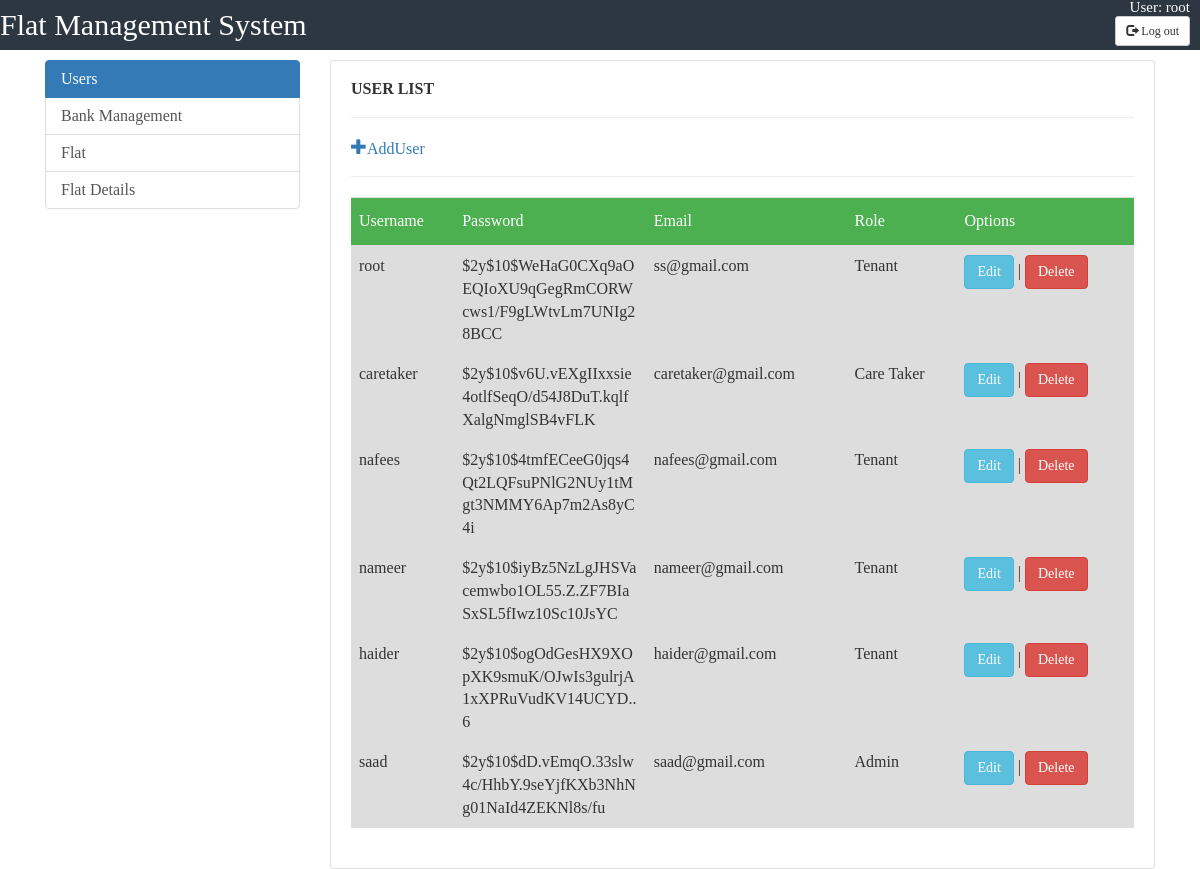
The page /admin/admin.php (signed in) on the database its author committed.
### tables this page shows
CREATE TABLE `users` (
  `id` int(25) NOT NULL,
  `username` varchar(100) NOT NULL,
  `password` varchar(100) NOT NULL,
  `email` varchar(100) NOT NULL,
  `name` varchar(100) NOT NULL,
  `nid` varchar(100) NOT NULL,
  `family_members` int(10) NOT NULL DEFAULT '1',
  `flat_no` varchar(100) NOT NULL,
  `phone` char(11) NOT NULL,
  `address` varchar(1000) NOT NULL,
  `user_level` int(1) NOT NULL DEFAULT '0'
);

### admin/admin.php (the view, shortened to what this page needs)
<?php
include_once("../includes/db.php");
$result = mysqli_query($con, "SELECT * FROM users ORDER BY id DESC");
?>
<!doctype html>
<html>
<head>
	<link href="//maxcdn.bootstrapcdn.com/bootstrap/4.1.1/css/bootstrap.min.css" rel="stylesheet" id="bootstrap-css">
	<link rel="stylesheet" href="../css/table.css">
	<link rel="stylesheet" href="https://maxcdn.bootstrapcdn.com/bootstrap/3.3.7/css/bootstrap.min.css">
	<link rel="stylesheet" href="../css/user.css">
</head>
<body>
	<div class="header">
		<div class="logo">
			<ul>
				<li id="logo">Flat Management System</li>
				<li id="user">User:
					<?php echo $_SESSION['u_id'];?>
				</li><br>
				<form action="admin.php" method="post">
				<li id="button"><button  name="logout" type="submit" class="btn btn-default btn-sm">
          <span class="glyphicon glyphicon-log-out"></span> Log out
        </button>
				</li>
				</form>
			</ul>
		</div>
	</div>
	<div class="container">
		<div class="row">
			<div class="col-md-3">
				<div class="list-group ">
					<a href="#" class="list-group-item list-group-item-action active">Users</a>
					<a href="../bank/accounts.php" class="list-group-item list-group-item-action">Bank Management</a>
					<a href="flat_add_edit.php" class="list-group-item list-group-item-action">Flat</a>
					<a href="Flat_details.php" class="list-group-item list-group-item-action">Flat Details</a>
				</div>
			</div>
			<div class="col-md-9">
				<div class="card">
					<div class="card-body">
						<div class="row">
							<div class="col-md-12">
								<h4 style="text-transform: uppercase; font-weight: bold;">User List</h4>
								<hr>
								<a href="add_user.php" class="glyphicon glyphicon-plus"
>AddUser</a><br/>
								<hr>
							</div>
						</div>
						<div class="row">
							<div class="col-md-12">
								<form action="admin.php">
									<div class="table-responsive">
										<table class="table" id="users">
											<tbody>
												<thead>
													<th>Username</th>
													<th>Password</th>
													<th>Email</th>
													<th>Role</th>
													<th>Options</th>
												</thead>
												 <?php
        while($res = mysqli_fetch_array($result)) {
            echo "<tr>";
            echo "<td>".$res['username']."</td>";
            echo "<td style='max-width: 150px;word-wrap: break-word;'>".$res['password']."</td>";
            echo "<td>".$res['email']."</td>";
            if($res['user_level']==1)
			{
				echo "<td>"."Care Taker"."</td>";
			}else if($res['user_level']==2)
			{
				echo "<td>"."Landlord"."</td>";
			}else if($res['user_level']==3)
			{
				echo "<td>"."Admin"."</td>";
			}else if($res['user_level']==4)
			{
				echo "<td>"."Tenant"."</td>";
			}else
			{
				echo "<td>"."None"."</td>";
			}
			echo "<td><a href=\"user_edit.php?id=$res[id]\" ><button type='button' class='btn btn-info'>Edit</button></a> | <a href=\"delete_user.php?id=$res[id]\" onClick=\"return confirm('Are you sure you want to delete?')\"><button type='button' class='btn btn-danger'>Delete</button></a></td>";
        }
        ?>
											</tbody>
										</table>
									</div>
								</form>
							</div>
						</div>
					</div>
				</div>
			</div>
		</div>
	</div>
</body>
</html>

### css/table.css (style rules this page uses)
html,body,div,span,applet,object,iframe,h1,h2,h3,h4,h5,h6,p,blockquote,pre,a,abbr,acronym,address,big,cite,code,del,dfn,em,img,ins,kbd,q,s,samp,small,strike,strong,sub,sup,tt,var,b,u,i,center,dl,dt,dd,ol,ul,li,fieldset,form,label,legend,table,caption,tbody,tfoot,thead,tr,th,td,article,aside,canvas,details,embed,figure,figcaption,footer,header,hgroup,menu,nav,output,ruby,section,summary,time,mark,audio,video { margin: 0; padding: 0; border: 0; font-size: 100%; font: inherit; vertical-align: baseline; }
body { line-height: 1; }
ol,ul { list-style: none; }
table { border-collapse: collapse; border-spacing: 0; }
#users,#books tr:nth-child(even) { background-color: #f2f2f2; }
#users,#books tr:hover { background-color: #ddd; }
#users th { padding-top: 12px; padding-bottom: 12px; text-align: left; background-color: #4CAF50; color: white; }

### css/user.css (style rules this page uses)
html,body,div,span,applet,object,iframe,h1,h2,h3,h4,h5,h6,p,blockquote,pre,a,abbr,acronym,address,big,cite,code,del,dfn,em,img,ins,kbd,q,s,samp,small,strike,strong,sub,sup,tt,var,b,u,i,center,dl,dt,dd,ol,ul,li,fieldset,form,label,legend,table,caption,tbody,tfoot,thead,tr,th,td,article,aside,canvas,details,embed,figure,figcaption,footer,header,hgroup,menu,nav,output,ruby,section,summary,time,mark,audio,video { margin: 0; padding: 0; border: 0; font-size: 100%; font: inherit; vertical-align: baseline; }
body { line-height: 1; }
ol,ul { list-style: none; }
table { border-collapse: collapse; border-spacing: 0; }
.header { height:50px; background-color: #2c3742; margin-bottom: 10px; }
.header ul { text-decoration: none; color: white; }
.header ul li { float:left; }
#logo { font-size:30px; margin:0px; padding:10px 0px; color:#fff; }
#user,#button { float:right; margin-right: 10px; font-size: 15px; }

### rows shown on the page
users: username "root", password "$2y$10$WeHaG0CXq9aOEQIoXU9qGegRmCORWcws1/F9gLWtvLm7UNIg28BCC", email "ss@gmail.com", user_level "Tenant"
users: username "caretaker", password "$2y$10$v6U.vEXgIIxxsie4otlfSeqO/d54J8DuT.kqlfXalgNmglSB4vFLK", email "caretaker@gmail.com", user_level "Care Taker"
users: username "nafees", password "$2y$10$4tmfECeeG0jqs4Qt2LQFsuPNlG2NUy1tMgt3NMMY6Ap7m2As8yC4i", email "nafees@gmail.com", user_level "Tenant"
users: username "nameer", password "$2y$10$iyBz5NzLgJHSVacemwbo1OL55.Z.ZF7BIaSxSL5fIwz10Sc10JsYC", email "nameer@gmail.com", user_level "Tenant"
users: username "haider", password "$2y$10$ogOdGesHX9XOpXK9smuK/OJwIs3gulrjA1xXPRuVudKV14UCYD..6", email "haider@gmail.com", user_level "Tenant"
users: username "saad", password "$2y$10$dD.vEmqO.33slw4c/HhbY.9seYjfKXb3NhNg01NaId4ZEKNl8s/fu", email "saad@gmail.com", user_level "Admin"

### other values the page prints
$_SESSION['u_id'] "root"
